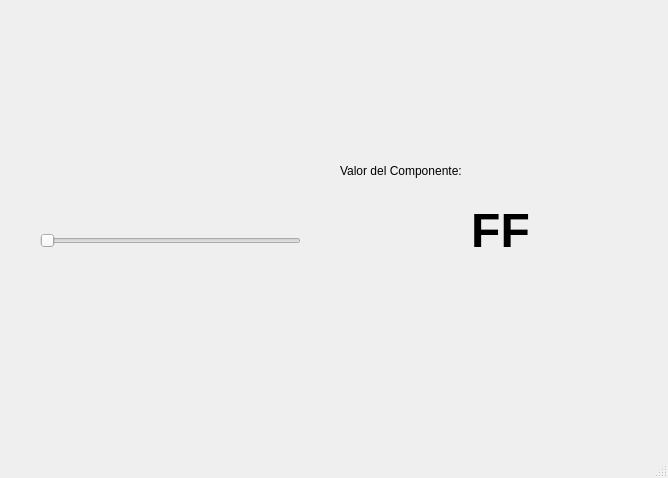
<?xml version="1.0" encoding="UTF-8"?>
<ui version="4.0">
 <class>MainWindow</class>
 <widget class="QMainWindow" name="MainWindow">
  <property name="geometry">
   <rect>
    <x>0</x>
    <y>0</y>
    <width>668</width>
    <height>478</height>
   </rect>
  </property>
  <property name="windowTitle">
   <string>MainWindow</string>
  </property>
  <property name="styleSheet">
   <string notr="true"/>
  </property>
  <widget class="QWidget" name="centralwidget">
   <widget class="QLabel" name="label_10">
    <property name="geometry">
     <rect>
      <x>520</x>
      <y>330</y>
      <width>131</width>
      <height>111</height>
     </rect>
    </property>
    <property name="styleSheet">
     <string notr="true"/>
    </property>
    <property name="text">
     <string/>
    </property>
    <property name="pixmap">
     <pixmap resource="recursos.qrc">:/AmongUs/amongBlanco.png</pixmap>
    </property>
    <property name="scaledContents">
     <bool>true</bool>
    </property>
   </widget>
   <widget class="QLabel" name="label_11">
    <property name="geometry">
     <rect>
      <x>20</x>
      <y>20</y>
      <width>621</width>
      <height>111</height>
     </rect>
    </property>
    <property name="styleSheet">
     <string notr="true"/>
    </property>
    <property name="text">
     <string/>
    </property>
    <property name="pixmap">
     <pixmap resource="recursos.qrc">:/Logos/uat.png</pixmap>
    </property>
    <property name="scaledContents">
     <bool>true</bool>
    </property>
   </widget>
   <widget class="QLabel" name="label">
    <property name="geometry">
     <rect>
      <x>340</x>
      <y>150</y>
      <width>161</width>
      <height>41</height>
     </rect>
    </property>
    <property name="text">
     <string>Valor del Componente:</string>
    </property>
   </widget>
   <widget class="QLabel" name="txt_valor">
    <property name="geometry">
     <rect>
      <x>420</x>
      <y>210</y>
      <width>161</width>
      <height>41</height>
     </rect>
    </property>
    <property name="font">
     <font>
      <pointsize>36</pointsize>
      <weight>75</weight>
      <bold>true</bold>
     </font>
    </property>
    <property name="text">
     <string>FF</string>
    </property>
    <property name="alignment">
     <set>Qt::AlignCenter</set>
    </property>
   </widget>
   <widget class="QSlider" name="horizontalSlider">
    <property name="geometry">
     <rect>
      <x>40</x>
      <y>210</y>
      <width>261</width>
      <height>61</height>
     </rect>
    </property>
    <property name="orientation">
     <enum>Qt::Horizontal</enum>
    </property>
   </widget>
  </widget>
  <widget class="QMenuBar" name="menubar">
   <property name="geometry">
    <rect>
     <x>0</x>
     <y>0</y>
     <width>668</width>
     <height>24</height>
    </rect>
   </property>
  </widget>
  <widget class="QStatusBar" name="statusbar"/>
 </widget>
 <resources>
  <include location="recursos.qrc"/>
 </resources>
 <connections/>
</ui>
